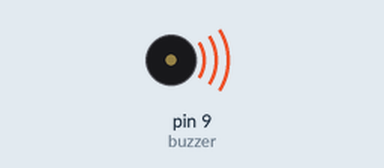
Simulated run of this sketch. Board: Arduino Uno, built with avr-gcc and run on an emulated ATmega328P. Parts: buzzer (waves = sounding).

Above: at 0.15 s.
At 17.3 s:
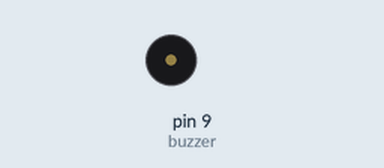
Timing chart, 0 to 22.6 s (numbered marks = the images above):
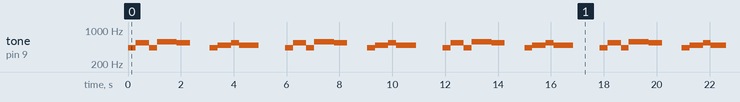

Measured:
- by itself, tone on pin 9 (buzzer): plays 432 Hz for 0.30 s, 550 Hz for 0.50 s, 432 Hz for 0.30 s, 580 Hz for 0.75 s, 550 Hz for 0.50 s, 432 Hz for 0.30 s … (184 notes in this stretch)

The sketch:

puranpoli.ino
```cpp
int buzzer =9;
void setup() {
  // put your setup code here, to run once:
pinMode(buzzer, OUTPUT);
}

void loop() {
  // put your main code here, to run repeatedly:
tone(buzzer, 432);
delay(300);
tone(buzzer, 550);
delay(500);
tone(buzzer, 432);
delay(300);
tone(buzzer,580);
delay(750);
tone(buzzer, 550);
delay(500);
noTone(buzzer);
delay(750);
tone(buzzer, 432);
delay(300);
tone(buzzer, 485);
delay(500);
tone(buzzer, 550);
delay(300);
tone(buzzer, 485);
delay(750);
noTone(buzzer);
delay(1000);
tone(buzzer, 432);
delay(300);
tone(buzzer, 550);
delay(500);
tone(buzzer, 432);
delay(300);
tone(buzzer,580);
delay(750);
tone(buzzer, 550);
delay(500);
noTone(buzzer);
delay(750);
tone(buzzer, 432);
delay(300);
tone(buzzer, 485);
delay(500);
tone(buzzer, 550);
delay(300);
tone(buzzer, 485);
delay(750);
noTone(buzzer);
delay(1000);
tone(buzzer, 432);
delay(300);
tone(buzzer, 550);
delay(500);
tone(buzzer, 432);
delay(300);
tone(buzzer,580);
delay(750);
tone(buzzer, 550);
delay(500);
noTone(buzzer);
delay(750);
tone(buzzer, 432);
delay(300);
tone(buzzer, 485);
delay(500);
tone(buzzer, 550);
delay(300);
tone(buzzer, 485);
delay(750);
noTone(buzzer);
delay(1000);
tone(buzzer, 432);
delay(300);
tone(buzzer, 550);
delay(500);
tone(buzzer, 432);
delay(300);
tone(buzzer,580);
delay(750);
tone(buzzer, 550);
delay(500);
noTone(buzzer);
delay(750);
tone(buzzer, 432);
delay(300);
tone(buzzer, 485);
delay(500);
tone(buzzer, 550);
delay(300);
tone(buzzer, 485);
delay(750);
noTone(buzzer);
delay(1000);
tone(buzzer, 1000);
tone(buzzer, 650);
delay(1000);
tone(buzzer, 580);
delay(300);
tone(buzzer, 550);
delay(750);
noTone(buzzer);
delay(750);
tone(buzzer, 432);
delay(300);
tone(buzzer, 485);
delay(500);
tone(buzzer, 550);
delay(300);
tone(buzzer, 485);
delay(500);
tone(buzzer, 432);
delay(750);
noTone(buzzer);
delay(750);
tone(buzzer, 432);
delay(300);
tone(buzzer, 485);
delay(500);
tone(buzzer, 550);
delay(300);
tone(buzzer, 485);
delay(500);
tone(buzzer, 432);
delay(750);
noTone(buzzer);
delay(750);
tone(buzzer,432);
delay(300);
tone(buzzer,340);
delay(1000);
noTone(buzzer);
delay(1000);
tone(buzzer, 650);
delay(1000);
tone(buzzer, 580);
delay(300);
tone(buzzer, 550);
delay(750);
noTone(buzzer);
delay(750);
tone(buzzer, 650);
delay(300);
tone(buzzer, 720);
delay(500);
tone(buzzer, 650);
delay(300);
tone(buzzer, 650);
delay(500);
tone(buzzer, 550);
delay(750);
noTone(buzzer);
delay(750);
tone(buzzer, 432);
delay(300);
tone(buzzer, 485);
delay(500);
tone(buzzer, 550);
delay(300);
tone(buzzer, 485);
delay(500);
tone(buzzer, 432);
delay(750);
noTone(buzzer);
delay(750);
tone(buzzer,432);
delay(300);
tone(buzzer,485);
delay(1000);
noTone(buzzer);
delay(1000);
;
}
```
